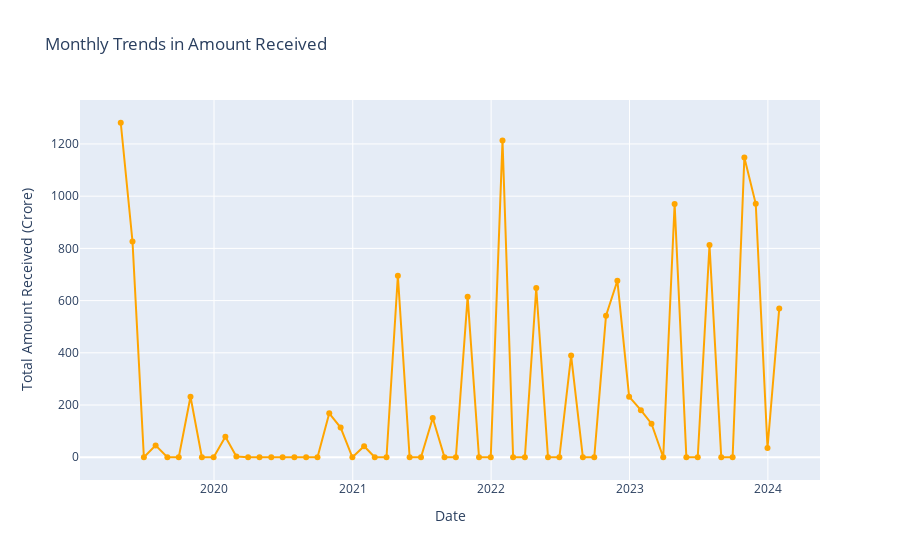

This figure's notebook cell:
### Markdown cell above
## Monthly Trends in Amount Received

### Code cell
# Convert 'Date of Encashment' to datetime
df1['Date of Encashment'] = pd.to_datetime(df1['Date of Encashment'])

# Resample data to monthly frequency and sum the denominations
monthly_data = df1.resample('M', on='Date of Encashment')['Denomination(Crore)'].sum().reset_index()

# Create an interactive line plot using Plotly with 'plasma_r' theme and red line color
fig = px.line(monthly_data, x='Date of Encashment', y='Denomination(Crore)', title='Monthly Trends in Amount Received', color_discrete_sequence=['orange'], markers='markers')
fig.update_xaxes(title='Date')
fig.update_yaxes(title='Total Amount Received (Crore)')
fig.show()

### Figure 1 — Plotly figure (JSON) as saved in the notebook; plotly's stock layout.template omitted (floating-point values rounded to 4 significant figures)
{"data": [{"hovertemplate": "Date of Encashment=%{x}<br>Denomination(Crore)=%{y}<extra></extra>", "legendgroup": "", "line": {"color": "orange", "dash": "solid"}, "marker": {"symbol": "circle"}, "mode": "markers+lines", "name": "", "orientation": "v", "showlegend": false, "type": "scatter", "x": ["2019-04-30T00:00:00", "2019-05-31T00:00:00", "2019-06-30T00:00:00", "2019-07-31T00:00:00", "2019-08-31T00:00:00", "2019-09-30T00:00:00", "2019-10-31T00:00:00", "2019-11-30T00:00:00", "2019-12-31T00:00:00", "2020-01-31T00:00:00", "2020-02-29T00:00:00", "2020-03-31T00:00:00", "2020-04-30T00:00:00", "2020-05-31T00:00:00", "2020-06-30T00:00:00", "2020-07-31T00:00:00", "2020-08-31T00:00:00", "2020-09-30T00:00:00", "2020-10-31T00:00:00", "2020-11-30T00:00:00", "2020-12-31T00:00:00", "2021-01-31T00:00:00", "2021-02-28T00:00:00", "2021-03-31T00:00:00", "2021-04-30T00:00:00", "2021-05-31T00:00:00", "2021-06-30T00:00:00", "2021-07-31T00:00:00", "2021-08-31T00:00:00", "2021-09-30T00:00:00", "2021-10-31T00:00:00", "2021-11-30T00:00:00", "2021-12-31T00:00:00", "2022-01-31T00:00:00", "2022-02-28T00:00:00", "2022-03-31T00:00:00", "2022-04-30T00:00:00", "2022-05-31T00:00:00", "2022-06-30T00:00:00", "2022-07-31T00:00:00", "2022-08-31T00:00:00", "2022-09-30T00:00:00", "2022-10-31T00:00:00", "2022-11-30T00:00:00", "2022-12-31T00:00:00", "2023-01-31T00:00:00", "2023-02-28T00:00:00", "2023-03-31T00:00:00", "2023-04-30T00:00:00", "2023-05-31T00:00:00", "2023-06-30T00:00:00", "2023-07-31T00:00:00", "2023-08-31T00:00:00", "2023-09-30T00:00:00", "2023-10-31T00:00:00", "2023-11-30T00:00:00", "2023-12-31T00:00:00", "2024-01-31T00:00:00"], "xaxis": "x", "y": [1281.0, 826.5, 0, 45.38, 0, 0, 231.9, 0, 0, 78.67, 3, 0, 0, 0, 0, 0, 0, 0, 168.4, 113.9, 0, 42.07, 0, 0, 695.3, 0, 0, 150.5, 0, 0, 614.3, 0, 0, 1213.0, 0, 0, 648.5, 0, 0, 389.5, 0, 0, 542.2, 676.3, 232.1, 180.5, 128.3, 0, 970.4, 0, 0, 812.8, 0, 0, 1148.0, 970.7, 35.3, 570.0], "yaxis": "y"}], "layout": {"legend": {"tracegroupgap": 0}, "title": {"text": "Monthly Trends in Amount Received"}, "xaxis": {"anchor": "y", "domain": [0, 1], "title": {"text": "Date"}}, "yaxis": {"anchor": "x", "domain": [0, 1], "title": {"text": "Total Amount Received (Crore)"}}}}
